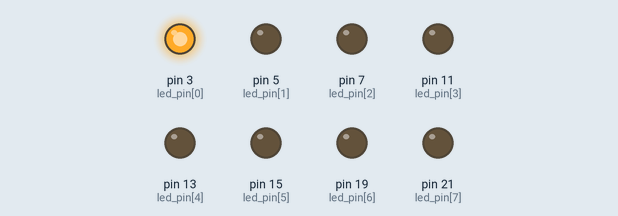
Recording of a program running on a simulated Raspberry Pi (header pin numbers). On the bench: output pins drawn as LEDs (lit = HIGH).

Above: at 0.05 s.
At 0.55 s:
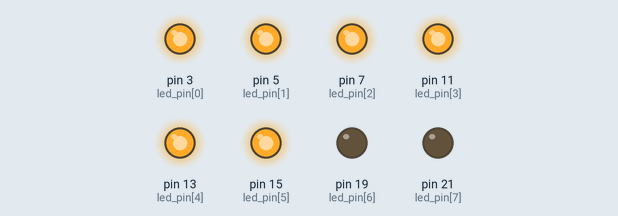
At 0.85 s:
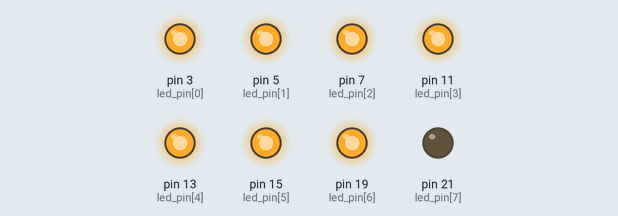
At 1.75 s:
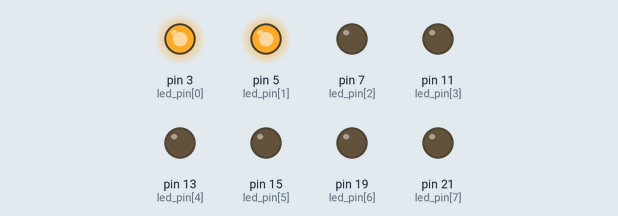
At 2.65 s:
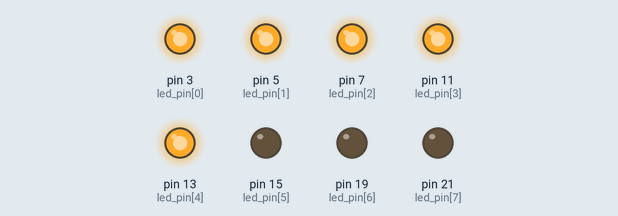
At 3.55 s:
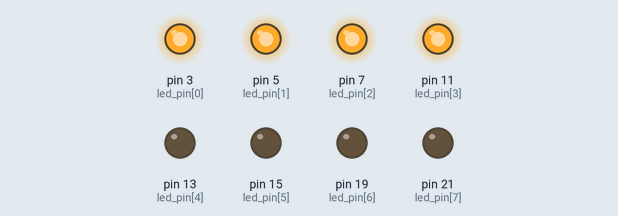
Timing chart, 0 to 3.9 s (numbered marks = the images above):
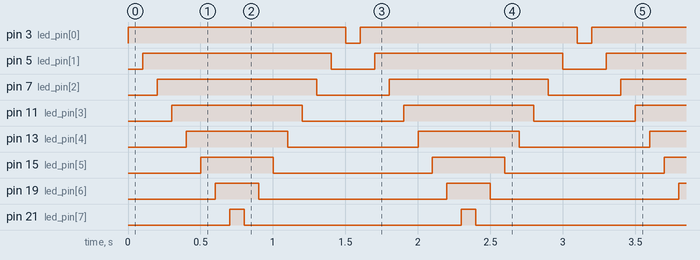

The program:

02led.py
```python
import RPi.GPIO as led
led.setmode(led.BOARD)
import time

led_pin=[3,5,7,11,13,15,19,21]

led.setwarnings(False)

for x in led_pin:
    led.setup(x,led.OUT)

while(1):
    for x in led_pin:
        led.output(x,1)
        time.sleep(0.1)
    led_pin.reverse()
    for x in led_pin:
        led.output(x,0)
        time.sleep(0.1)
    led_pin.reverse()
```

Measured:
- by itself, pin 3 (led_pin[0]): alternates HIGH for 1.5 s and LOW for 0.10 s
- by itself, pin 5 (led_pin[1]): alternates HIGH for 1.3 s and LOW for 0.30 s
- by itself, pin 7 (led_pin[2]): alternates HIGH for 1.1 s and LOW for 0.50 s
- by itself, pin 11 (led_pin[3]): alternates HIGH for 0.90 s and LOW for 0.70 s
- by itself, pin 13 (led_pin[4]): alternates HIGH for 0.70 s and LOW for 0.90 s
- by itself, pin 15 (led_pin[5]): alternates HIGH for 0.50 s and LOW for 1.1 s
- by itself, pin 19 (led_pin[6]): alternates HIGH for 0.30 s and LOW for 1.3 s
- by itself, pin 21 (led_pin[7]): alternates HIGH for 0.10 s and LOW for 1.5 s
